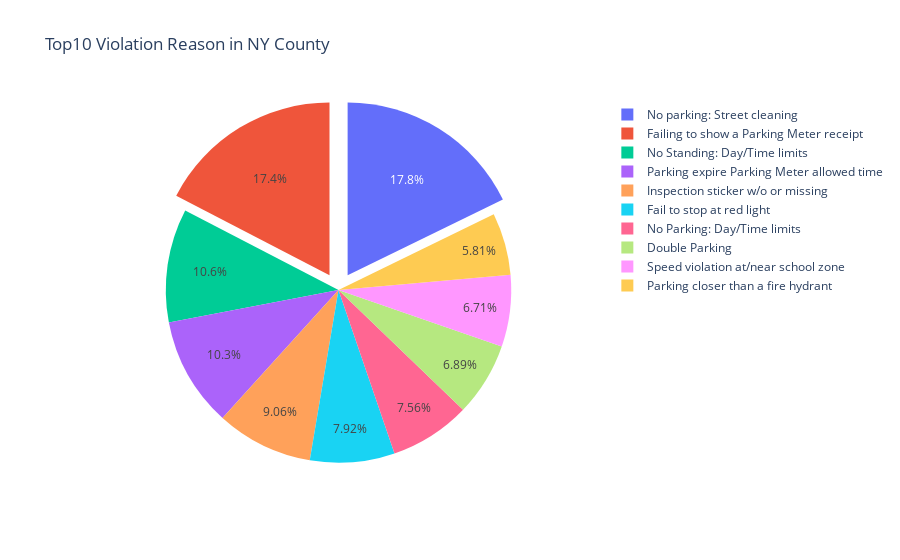

Notebook code for this chart:
### Code cell
%%local
x = violation_code_table['violation code']
y = violation_code_table['ticket count']
fig = go.Figure(data=[go.Pie(labels=x,values=y,pull=[0.1, 0.1, 0, 0])],layout=go.Layout(title=go.layout.Title(text="Top10 Violation Reason in NY County")))
fig.update_layout(xaxis=dict(tickformat='digit'))

fig.show()

### Figure 1 — Plotly figure (JSON) as saved in the notebook; plotly's stock layout.template omitted (floating-point values rounded to 4 significant figures)
{"data": [{"labels": ["No parking: Street cleaning", "Failing to show a Parking Meter receipt", "No Standing: Day/Time limits", "Parking expire Parking Meter allowed time", "Inspection sticker w/o or missing", "Fail to stop at red light", "No Parking: Day/Time limits", "Double Parking", "Speed violation at/near school zone", "Parking closer than a fire hydrant"], "pull": [0.1, 0.1, 0, 0], "type": "pie", "values": [2142501, 2094690, 1281866, 1237768, 1091417, 954114, 911469, 829914, 809167, 699951]}], "layout": {"title": {"text": "Top10 Violation Reason in NY County"}, "xaxis": {"tickformat": "digit"}}}
